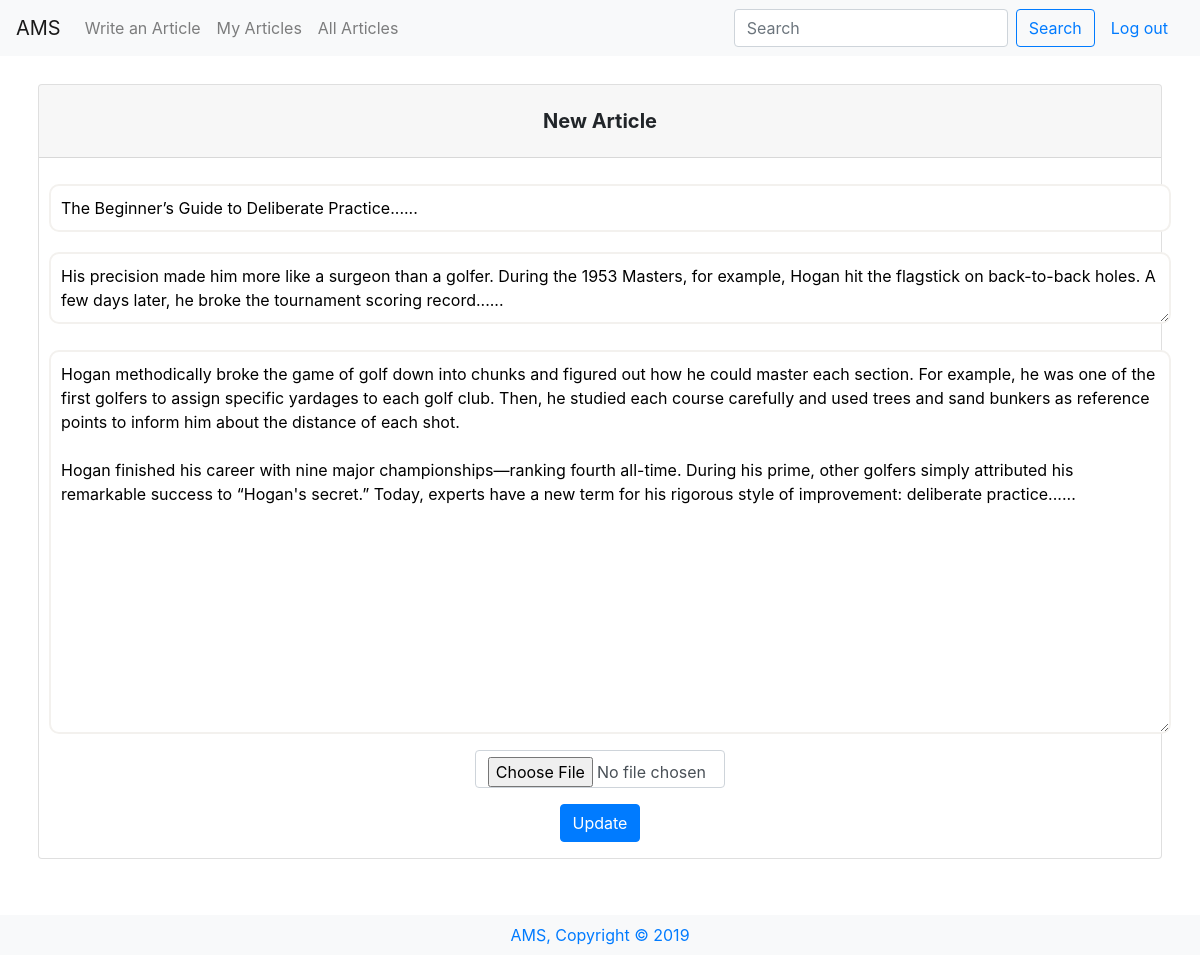
Page /edit/2 (signed in) on the committed database.
### tables this page shows
CREATE TABLE 'articles' ('id' integer PRIMARY KEY AUTOINCREMENT NOT NULL, 'userid' smallint NOT NULL, 'title' varchar(255) NOT NULL, 'description' varchar(300) NOT NULL, 'content' text NOT NULL, 'like' smallint, 'dislike' smallint, 'image' bytea, 'date' timestamp NOT NULL DEFAULT CURRENT_TIMESTAMP);

### application.py (the view)
@app.route("/edit/<id>", methods=["GET", "POST"])
def edit(id):
    print("article before",id)
    if request.method == "POST":
        print("article after",id)
        userid = session["user_id"]
        title = request.form.get("title")
        description = request.form.get("description")
        content = request.form.get("content")
        image = request.form.get("image")
        db.execute("UPDATE articles SET title=:title, description=:description, content=:content, image=:image WHERE id=:id",
            title=title, description=description, content=content, image=image, id=id)
        return redirect("/view")
    else:
        data= db.execute("select * FROM articles WHERE id= :id", id=id)
        return render_template("edit.html", data=data)

### application.py (called while the page is built)
@app.after_request
def after_request(response):
    response.headers["Cache-Control"] = "no-cache, no-store, must-revalidate"
    response.headers["Expires"] = 0
    response.headers["Pragma"] = "no-cache"
    return response

### templates/edit.html (shortened to what this page needs)
{% extends "layout.html" %}
{% block main %}
<div class="card pb-3 mb-5">
    <h5 class="card-header info-color white-text  mb-3 text-center py-4">
        <strong>New Article</strong>
    </h5>
    <form action="/edit/{{data[0]['id']}}" method="POST">
        <input class="title" name="title" placeholder="Title" value="{{data[0]['title']}}">
        <textarea class="md-6 description" cols="100" name="description"
            placeholder="Description">{{data[0]['description']}}</textarea>
        <textarea name="content" id="textarea" rows="15" cols="100" class="content" placeholder="Your Article here..."
            value="">{{data[0]['content']}}</textarea>
        <div class="custom-file mb-3 col-md-3">
            <input type="file" name="image" class="form-control" accept="image/*" />
        </div>
        <br>
        <button class="btn btn-primary" type="submit">Update</button>
    </form>
</div>
{% endblock %}

### static/styles.css (style rules this page uses)
.title { width: 100%; border-radius: 10px; border: 2px solid rgb(243, 241, 238); padding: 10px; margin: 10px; }
.description, .content { width: 100%; border-radius: 10px; border: 2px solid rgb(243, 241, 238); padding: 10px; margin: 10px; }

### rows in the picture
articles: title "The Beginner’s Guide to Deliberate Practice......", description "His precision made him more like a surgeon than a golfer. During the 1953 Masters, for example, Hogan hit the flagstick on back-to-back holes. A few days later, he broke the tournament scoring record......", content "Hogan methodically broke the game of golf down into chunks and figured out how he could master each section. For example, he was one of the first golfers to assign specific yardages to each golf club. Then, he studied each course carefully and used trees and sand bunkers as reference points to inform him about the distance of each shot. Hogan finished his career with nine major championships—ranking fourth all-time. During his prime, other golfers simply attributed his remarkable success to “Hogan's secret.” Today, experts have a new term for his rigorous style of improvement: deliberate practice......"
